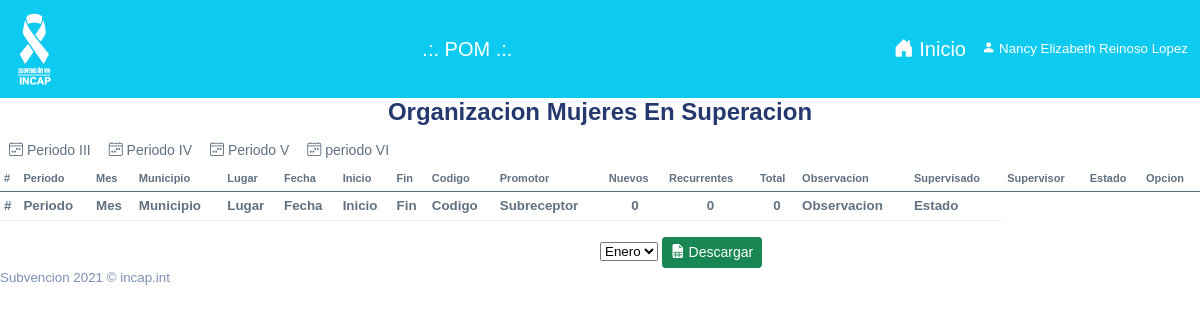
The page /vistas/enlacerp/pom/pom.php?id=2 (signed in) on the database its author committed.
### tables this page shows
CREATE TABLE IF NOT EXISTS `usuario` (
  `idUsuario` INT NOT NULL,
  `persona_id` INT NOT NULL,
  `rol` VARCHAR(24) NOT NULL,
  `usuario` VARCHAR(32) NULL,
  `pass` LONGTEXT NULL,
  `subreceptor_id` INT NOT NULL,
  `estado` TINYINT NULL,
  PRIMARY KEY (`idUsuario`));

CREATE TABLE IF NOT EXISTS `persona` (
  `idPersona` INT NOT NULL,
  `codigo` VARCHAR(16) NULL,
  `nombre` VARCHAR(50) NULL,
  `apellido` VARCHAR(50) NULL,
  `telefono` VARCHAR(12) NULL,
  `correo` VARCHAR(45) NULL,
  PRIMARY KEY (`idPersona`));

CREATE TABLE IF NOT EXISTS `subreceptor` (
  `idSubreceptor` INT NOT NULL,
  `codigo` VARCHAR(24) NULL,
  `nombre` VARCHAR(100) NULL,
  `enatural` INT NULL DEFAULT NULL,
  `esabor` INT NULL DEFAULT NULL,
  `efemenino` INT NULL DEFAULT NULL,
  `elubricante` INT NULL DEFAULT NULL,
  `ppvih` FLOAT NULL DEFAULT NULL,
  `pautoprueba` FLOAT NULL DEFAULT NULL,
  PRIMARY KEY (`idSubreceptor`));

### vistas/enlacerp/pom/pom.php (the view, shortened to what this page needs)
<?php
include_once('../../../bd/conexion.php');
$ID = $_SESSION['idUsuario'];
$SUBRECEPTOR = $_GET['id'];
?>
<!DOCTYPE html>
<html lang="es">
<head>
    <link rel="stylesheet" href="../../../assets/css/bootstrap.css">
    <link rel="stylesheet" href="../../../assets/vendors/bootstrap-icons/bootstrap-icons.css">
    <link rel="stylesheet" href="../../../assets/vendors/alertifyjs/css/alertify.rtl.css">
    <link rel="stylesheet" href="../../../assets/vendors/alertifyjs/css/themes/default.css">
    <link rel="stylesheet" href="../../../assets/vendors/datatable/jquery.dataTables.min.css">
    <link rel="stylesheet" href="../../../assets/css/app.css">
</head>
<body>
    <body>
    <nav class="navbar navbar-expand-lg navbar-dark bg-info">
            <div class="container-fluid">
                <img src="../../../assets/images/vihinvertido.png" width="45" alt="">
                <a class="navbar-brand" href="#">.:. POM .:.</a>
                <div class="d-grid gap-2 d-md-flex justify-content-md-end">
                    <div class="collapse navbar-collapse" id="navbarSupportedContent">
                        <?php
                        $consulta1 = "SELECT p.nombre, p.apellido,u.usuario,r.nombre as rol,s.nombre as subreceptor FROM usuario u
                LEFT JOIN subreceptor s ON u.subreceptor_id = s.idSubreceptor
                LEFT JOIN catalogo r ON u.rol=r.codigo
                LEFT JOIN persona p ON p.idPersona=u.Persona_id WHERE u.idUsuario =$ID";
                        $res1 = $enlace->query($consulta1);
                        while ($usuario = mysqli_fetch_assoc($res1)) {
                        ?>
                            <a class="navbar-brand" href="../enlacerp.php"><em class="bi bi-house-door-fill"></em> Inicio</a>
                            <div class="dropdown">
                                <a class="btn-outline-secundary text-white" type="button" data-bs-toggle="dropdown">
                                    <em class="bi bi-person-fill"></em> <?php echo $usuario['nombre'] . ' ' . $usuario['apellido']; ?>
                                </a>
                            </div>
                    </div>
                <?php }
                        $res1->close(); ?>
                </div>
            </div>
        </nav>
        <section class="section">
            <div class="row">
                <?php
                $sql = "SELECT idSubreceptor, codigo, nombre FROM subreceptor WHERE idSubreceptor = $SUBRECEPTOR";
                $resultado = mysqli_query($enlace, $sql);
                while ($subr = mysqli_fetch_assoc($resultado)) {
                ?>
                    <div class="text-center">
                        <h4><?php echo $subr['nombre']; ?></h4>
                    </div>
                <?php
                }
                ?>
            </div>
            <ul class="nav nav-pills" id="pills-tab" role="tablist">
                <li class="nav-item" role="presentation">
                    <button class="btn btn-sm btn-secundary active" id="pills-periodo_3-tab" data-bs-toggle="pill" data-bs-target="#pills-periodo_3" type="button" role="tab" aria-controls="pills-periodo_3" aria-selected="true"><i class="bi bi-calendar4-week"></i> Periodo III</button>
                </li>
                <li class="nav-item" role="presentation">
                    <button class="btn btn-sm btn-secundary" id="pills-periodo_4-tab" data-bs-toggle="pill" data-bs-target="#pills-periodo_4" type="button" role="tab" aria-controls="pills-periodo_4" aria-selected="false"><i class="bi bi-calendar4-week"></i> Periodo IV</button>
                </li>
                <li class="nav-item" role="presentation">
                    <button class="btn btn-sm btn-secundary" id="pills-periodo_5-tab" data-bs-toggle="pill" data-bs-target="#pills-periodo_5" type="button" role="tab" aria-controls="pills-periodo_5" aria-selected="true"><i class="bi bi-calendar4-week"></i> Periodo V</button>
                </li>
                <li class="nav-item" role="presentation">
                    <button class="btn btn-sm btn-secundary" id="pills-periodo_6-tab" data-bs-toggle="pill" data-bs-target="#pills-periodo_6" type="button" role="tab" aria-controls="pills-periodo_6" aria-selected="false"><i class="bi bi-calendar4-week"></i> periodo VI</button>
                </li>
            </ul>
            <div class="tab-content" id="pills-tabContent">
                <div class="tab-pane fade show active" id="pills-periodo_3" role="tabpanel" aria-labelledby="pills-periodo_3-tab">
                    <?php include 'periodo_3.php'; ?>
                </div>
            </div>
        </section>
        <footer>
            <div class="footer clearfix mb-10 text-muted">
                <div class="float-start">
                    <p>Subvencion 2021 &copy; incap.int</p>
                </div>
            </div>
        </footer>
    </body>
</html>

### assets/css/app.css (style rules this page uses)
.btn i, .btn svg { width:16px; height:16px }
.bi { width:1rem; height:1rem }
a { text-decoration:none }
.mb-10, .my-10 { margin-bottom:3rem }

### vistas/enlacerp/pom/pom.php (style rules this page uses)
body { font-family: 'Nunito', sans-serif; font-size: smaller; }

### rows shown on the page
usuario: persona.nombre "Nancy Elizabeth", persona.apellido "Reinoso Lopez"
subreceptor: nombre "Organizacion Mujeres En Superacion"

### other values the page prints
form field meses "Enero"
